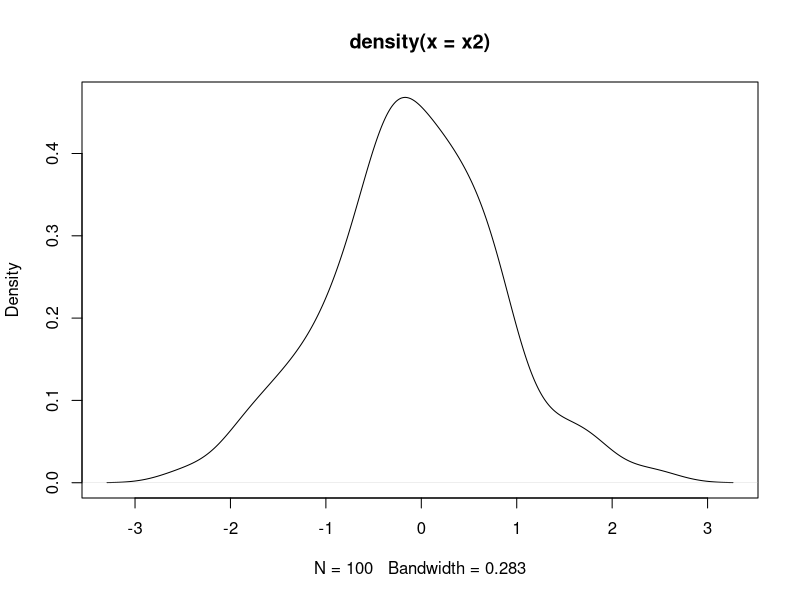
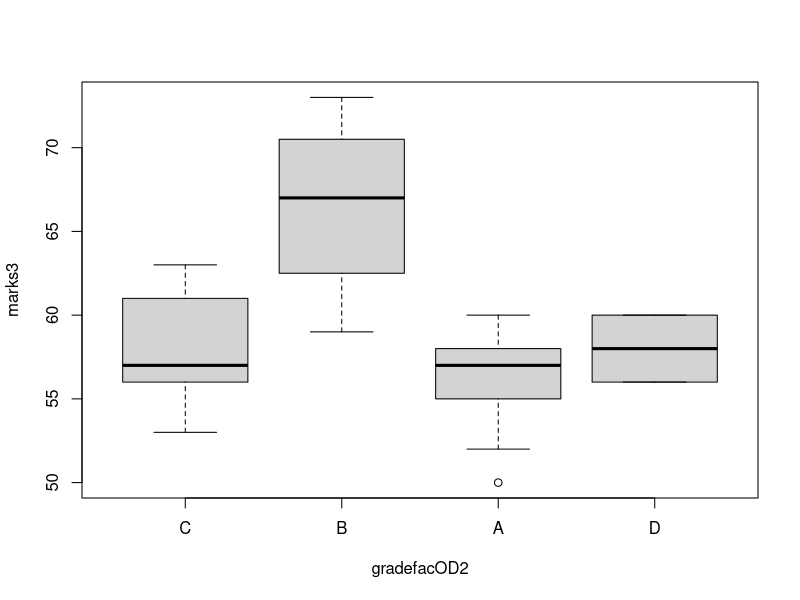
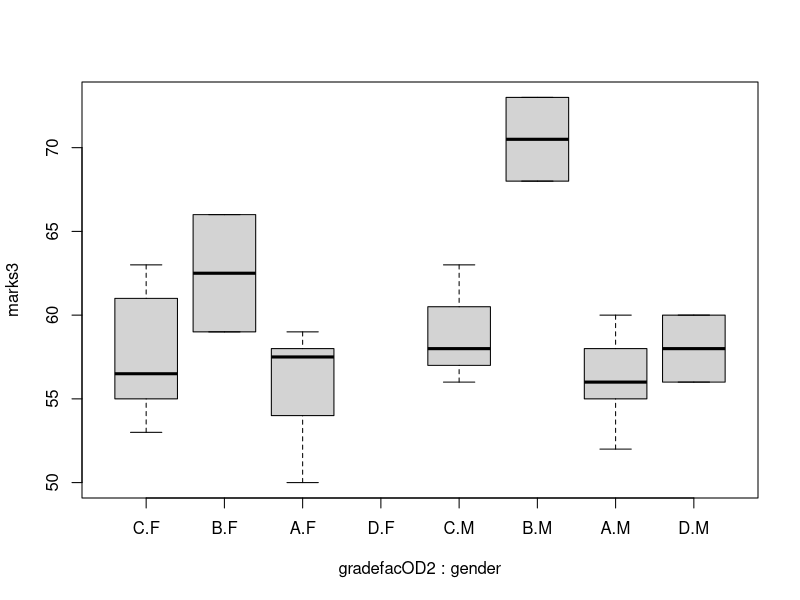

Recreate these plots in R, in order.
# data structure in R

#Vector
x1 = seq(1,10,2)
class(x1)
sort(x1)
(x2 = rnorm(100))
plot(density(x2))



#Matrices
(m1 = matrix(1:12, nrow=4))
(m2 = matrix(1:12, ncol=4,byrow = T))

dim(m1)

attributes(m1)
#access elements
m1[1,3]
m1[c(1,4),c(1,2)]
m2[m2 > 5]

paste("C",1:100,sep="-")
(colnames(m1) = paste("C", 1:3,sep=""))
(rownames(m1)= paste("R",1:4,sep =""))
m1
attributes(m1)
m1[c('R1','R2'),'C1']
rbind(m1, c(13,14,15))  #temporary

colSums(m1)
rowSums(m1)

t(m1)
m1
sweep(m1, MARGIN = 1, STATS = c(2,3,4,5), FUN="+") #rowise
sweep(m1, MARGIN = 2, STATS = c(2,3,4), FUN="*") #columise

addmargins(m1,1,sum)
addmargins(m1,2,sd)
addmargins(m1,2,mean)

addmargins(m1, c(1,2), list(list(mean,sum,max),list(var,sd))) #row and column wise



#Array


#data Frame
(rollno = 1:30)
(sname = paste("Student", 1:30, sep=''))
(gender = sample(c('M','F'), size = 30, replace=T, prob = c(.7,.3)))
(marks = floor(rnorm(30,mean=50,sd=10)))
(marks2 = ceiling(rnorm(30,40,5)))
(course = sample(c("BBA","MBA"), size = 30, replace=T, prob = c(.5,.5)))
df1 = data.frame(rollno,sname,gender,marks,marks2,course, stringsAsFactors= F)
?data.frame
str(df1)
df1
head(df1)
tail(df1)
summary(df1)
df1$gender=factor(df1$gender)
df1$course=factor(df1$course)

summary(df1)
set.seed(1234)
(grade = sample(c('A','B','C','D'),size=30,replace=T,prob=c(.4,.2,.3,.1)))
(gradefac = factor(grade))
class(gradefac)
summary(gradefac)

(gradefacOD = factor(grade,ordered = T))
summary(gradefacOD)

(gradefacOD2 = factor(grade,ordered = T,c('C','B','A','D')))
summary(gradefacOD2)

(marks3 = ceiling(rnorm(30,60,5)))
(studentX = data.frame(marks, gradefacOD2))
boxplot(marks3 ~ gradefacOD2, data=studentX)
gender = factor(sample(c('M','F'),size=30,replace=T))
studentY = data.frame(marks,gradefacOD2,gender)
boxplot(marks3 ~ gradefacOD2 + gender, data=studentY)
aggregate(df1$marks, by=list(df1$gender), FUN = max)

library(dplyr)

#Lists


#Factor